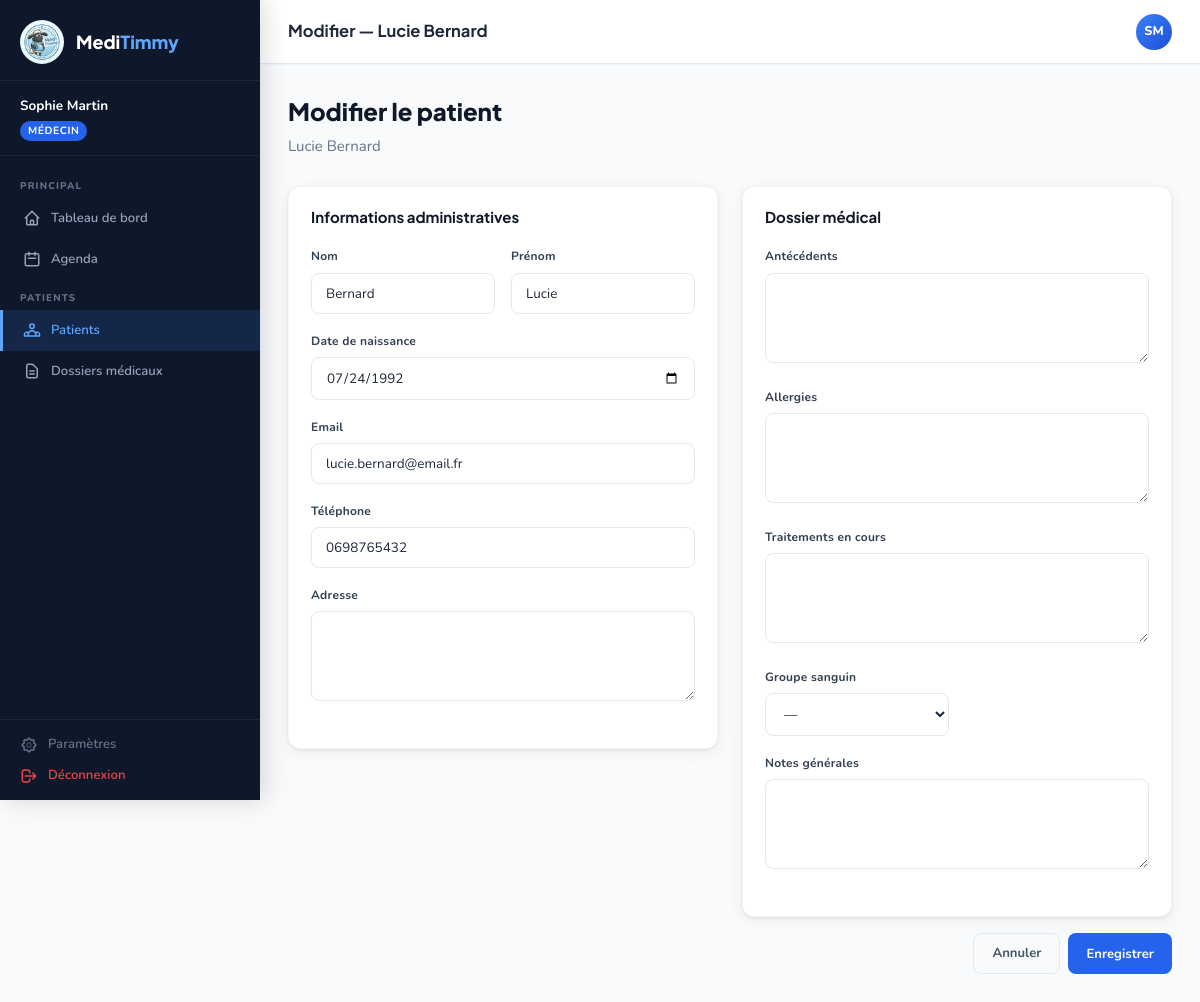
The page /index.php?route=patient.edit&id=2 (signed in) on the database its author committed.
### tables this page shows
CREATE TABLE `patients` (
  `id` int(11) NOT NULL,
  `user_id` int(11) DEFAULT NULL,
  `nom` varchar(80) NOT NULL,
  `prenom` varchar(80) NOT NULL,
  `date_naissance` date DEFAULT NULL,
  `email` varchar(180) DEFAULT NULL,
  `telephone` varchar(20) DEFAULT NULL,
  `adresse` text DEFAULT NULL,
  `created_at` timestamp NULL DEFAULT current_timestamp()
);

### config/app.php (called while the page is built, shortened)
<?php
spl_autoload_register(function (string $class) {
    $dirs = [
        __DIR__ . '/../controllers/',
        __DIR__ . '/../models/',
        __DIR__ . '/../middleware/',
    ];
    foreach ($dirs as $dir) {
        $file = $dir . $class . '.php';
        if (file_exists($file)) {
            return;
        }
    }
});
function view(string $path, array $data = []): void {
    extract($data);
    require __DIR__ . '/../views/' . $path . '.php';
}
function e(string $s): string {
    return htmlspecialchars($s, ENT_QUOTES, 'UTF-8');
}

### controllers/PatientController.php (called while the page is built, shortened)
<?php
class PatientController {
    public function edit(): void {
        $id      = (int)($_GET['id'] ?? 0);
        $patient = (new PatientModel())->findById($id);
        $dossier = RoleMiddleware::can('voir_dossiers') ? (new DossierModel())->findByPatient($id) : null;
        view('patient/edit', compact('patient', 'dossier'));
    }
}

### middleware/RoleMiddleware.php (called while the page is built, shortened)
<?php
class RoleMiddleware {
    public static function require(string $permission, callable $action): void {
        $action();
    }
    public static function can(string $permission): bool {
        return in_array($permission, $_SESSION['user']['permissions'] ?? []);
    }
}

### middleware/AuthMiddleware.php (called while the page is built, shortened)
<?php
class AuthMiddleware {
    public static function require(callable $action): void {
        $action();
    }
}

### config/database.php (called while the page is built, shortened)
<?php
function getPDO(): PDO {
    static $pdo = null;
    if ($pdo === null) {
        $dsn = "mysql:host=" . DB_HOST . ";dbname=" . DB_NAME . ";charset=" . DB_CHARSET;
        $options = [
            PDO::ATTR_ERRMODE            => PDO::ERRMODE_EXCEPTION,
            PDO::ATTR_DEFAULT_FETCH_MODE => PDO::FETCH_ASSOC,
            PDO::ATTR_EMULATE_PREPARES   => false,
        ];
        try {
            $pdo = new PDO($dsn, DB_USER, DB_PASS, $options);
        } catch (PDOException $e) {
            die(json_encode(['error' => 'Connexion base de données impossible : ' . $e->getMessage()]));
        }
    }
    return $pdo;
}

### models/PatientModel.php (called while the page is built, shortened)
<?php
class PatientModel {
    private PDO $pdo;
    public function __construct() { $this->pdo = getPDO(); }
    public function findById(int $id): ?array {
        $stmt = $this->pdo->prepare("SELECT p.*, u.username, u.email as user_email FROM patients p LEFT JOIN users u ON u.id=p.user_id WHERE p.id=?");
        $stmt->execute([$id]);
        return $stmt->fetch() ?: null;
    }
}

### models/DossierModel.php (called while the page is built, shortened)
<?php
class DossierModel {
    private PDO $pdo;
    public function __construct() { $this->pdo = getPDO(); }
    public function findByPatient(int $patientId): ?array {
        $stmt = $this->pdo->prepare("SELECT * FROM dossiers WHERE patient_id=?");
        $stmt->execute([$patientId]);
        return $stmt->fetch() ?: null;
    }
}

### views/patient/edit.php (the view, shortened to what this page needs)
<?php
$pageTitle   = 'Modifier — ' . e($patient['prenom'] . ' ' . $patient['nom']);
$activeRoute = 'patients';
?>
<div class="page-header">
  <h1>Modifier le patient</h1>
  <p><?= e($patient['prenom'] . ' ' . $patient['nom']) ?></p>
</div>
<form method="POST" action="?route=patient.edit&id=<?= $patient['id'] ?>">
  <div class="grid-2" style="gap:24px; align-items:start;">
    <div class="card">
      <div class="card-header"><span class="card-title">Informations administratives</span></div>
      <div class="card-body">
        <div class="form-row">
          <div class="form-group"><label class="form-label">Nom</label><input type="text" name="nom" class="form-control" value="<?= e($patient['nom']) ?>" required></div>
          <div class="form-group"><label class="form-label">Prénom</label><input type="text" name="prenom" class="form-control" value="<?= e($patient['prenom']) ?>" required></div>
        </div>
        <div class="form-group"><label class="form-label">Date de naissance</label><input type="date" name="date_naissance" class="form-control" value="<?= e($patient['date_naissance'] ?? '') ?>"></div>
        <div class="form-group"><label class="form-label">Email</label><input type="email" name="email" class="form-control" value="<?= e($patient['email'] ?? '') ?>"></div>
        <div class="form-group"><label class="form-label">Téléphone</label><input type="text" name="telephone" class="form-control" value="<?= e($patient['telephone'] ?? '') ?>"></div>
        <div class="form-group"><label class="form-label">Adresse</label><textarea name="adresse" class="form-control"><?= e($patient['adresse'] ?? '') ?></textarea></div>
      </div>
    </div>
    <?php if (RoleMiddleware::can('modifier_dossiers')): ?>
    <div class="card">
      <div class="card-header"><span class="card-title">Dossier médical</span></div>
      <div class="card-body">
        <div class="form-group"><label class="form-label">Antécédents</label><textarea name="antecedents" class="form-control"><?= e($dossier['antecedents'] ?? '') ?></textarea></div>
        <div class="form-group"><label class="form-label">Allergies</label><textarea name="allergies" class="form-control"><?= e($dossier['allergies'] ?? '') ?></textarea></div>
        <div class="form-group"><label class="form-label">Traitements en cours</label><textarea name="traitements_en_cours" class="form-control"><?= e($dossier['traitements_en_cours'] ?? '') ?></textarea></div>
        <div class="form-row">
          <div class="form-group"><label class="form-label">Groupe sanguin</label><select name="groupe_sanguin" class="form-control"><?php foreach (['','A+','A-','B+','B-','AB+','AB-','O+','O-'] as $gs): ?><option value="<?= $gs ?>" <?= ($dossier['groupe_sanguin'] ?? '') === $gs ? 'selected' : '' ?>><?= $gs ?: '—' ?></option><?php endforeach; ?></select></div>
        </div>
        <div class="form-group"><label class="form-label">Notes générales</label><textarea name="notes_generales" class="form-control"><?= e($dossier['notes_generales'] ?? '') ?></textarea></div>
      </div>
    </div>
    <?php endif; ?>
  </div>
  <div class="flex gap-2 mt-4" style="justify-content:flex-end;">
    <a href="?route=patient.show&id=<?= $patient['id'] ?>" class="btn btn-ghost">Annuler</a>
    <button type="submit" class="btn btn-primary">Enregistrer</button>
  </div>
</form>
<?php $content = ob_get_clean(); require __DIR__ . '/../layouts/app.php'; ?>

### views/layouts/app.php (shortened to what this page needs)
<!DOCTYPE html>
<html lang="fr">
<head>
<link rel="stylesheet" href="<?= BASE_URL ?>/public/css/app.css">
</head>
<body>
<div class="app-layout">
  <aside class="sidebar" id="sidebar">
    <div class="sidebar-logo">
      <img src="<?= BASE_URL ?>/public/img/logo.png" alt="MediTimmy">
      <div class="sidebar-logo-text">Medi<span>Timmy</span></div>
    </div>
    <div class="sidebar-user">
      <div class="sidebar-user-name"><?= e($_SESSION['user']['prenom'] . ' ' . $_SESSION['user']['nom']) ?></div>
      <span class="sidebar-user-role"><?= e($_SESSION['user']['role_label']) ?></span>
    </div>
    <nav class="sidebar-nav">
      <div class="sidebar-section-label">Principal</div>
      <a href="?route=dashboard" class="<?= ($activeRoute ?? '') === 'dashboard' ? 'active' : '' ?>">
        <svg fill="none" stroke="currentColor" viewBox="0 0 24 24"><path stroke-linecap="round" stroke-linejoin="round" stroke-width="2" d="M3 12l2-2m0 0l7-7 7 7M5 10v10a1 1 0 001 1h3m10-11l2 2m-2-2v10a1 1 0 01-1 1h-3m-6 0a1 1 0 001-1v-4a1 1 0 011-1h2a1 1 0 011 1v4a1 1 0 001 1m-6 0h6"/></svg>
        Tableau de bord
      </a>
      <?php if (RoleMiddleware::can('voir_agenda')): ?>
      <a href="?route=agenda" class="<?= ($activeRoute ?? '') === 'agenda' ? 'active' : '' ?>">
        <svg fill="none" stroke="currentColor" viewBox="0 0 24 24"><path stroke-linecap="round" stroke-linejoin="round" stroke-width="2" d="M8 7V3m8 4V3m-9 8h10M5 21h14a2 2 0 002-2V7a2 2 0 00-2-2H5a2 2 0 00-2 2v12a2 2 0 002 2z"/></svg>
        Agenda
      </a>
      <?php endif; ?>
      <?php if (RoleMiddleware::can('voir_patients')): ?>
      <div class="sidebar-section-label">Patients</div>
      <a href="?route=patients" class="<?= ($activeRoute ?? '') === 'patients' ? 'active' : '' ?>">
        Patients
      </a>
      <?php endif; ?>
      <?php if (RoleMiddleware::can('voir_dossiers')): ?>
      <a href="?route=dossiers" class="<?= ($activeRoute ?? '') === 'dossiers' ? 'active' : '' ?>">
        <svg fill="none" stroke="currentColor" viewBox="0 0 24 24"><path stroke-linecap="round" stroke-linejoin="round" stroke-width="2" d="M9 12h6m-6 4h6m2 5H7a2 2 0 01-2-2V5a2 2 0 012-2h5.586a1 1 0 01.707.293l5.414 5.414a1 1 0 01.293.707V19a2 2 0 01-2 2z"/></svg>
        Dossiers médicaux
      </a>
      <?php endif; ?>
    </nav>
    <div class="sidebar-footer">
      <a href="?route=settings">
        Paramètres
      </a>
      <a href="?route=logout" style="margin-top:10px; color: #EF4444;">
        <svg fill="none" stroke="currentColor" viewBox="0 0 24 24" width="18" height="18"><path stroke-linecap="round" stroke-linejoin="round" stroke-width="2" d="M17 16l4-4m0 0l-4-4m4 4H7m6 4v1a3 3 0 01-3 3H6a3 3 0 01-3-3V7a3 3 0 013-3h4a3 3 0 013 3v1"/></svg>
        Déconnexion
      </a>
    </div>
  </aside>
  <div class="main-content">
    <header class="topbar">
      <div class="topbar-title"><?= e($pageTitle ?? 'Tableau de bord') ?></div>
      <div class="topbar-right">
        <div class="topbar-avatar" title="<?= e($_SESSION['user']['username']) ?>">
          <?= strtoupper(substr($_SESSION['user']['prenom'], 0, 1) . substr($_SESSION['user']['nom'], 0, 1)) ?>
        </div>
      </div>
    </header>
    <main class="page-content">
      <?php echo $content ?? ''; ?>
    </main>
  </div>
</div>
</body>
</html>

### rows shown on the page
patients: pageTitle "Modifier — Lucie Bernard", prenom+nom "Lucie Bernard", nom "Bernard", prenom "Lucie", date_naissance "07/24/1992", email "lucie.bernard@email.fr", telephone "0698765432"

### other values the page prints
$_SESSION['user']['prenom'] . ' ' . $_SESSION['user']['nom'] "Sophie Martin"
$_SESSION['user']['role_label'] "MÉDECIN"
form field groupe_sanguin "—"
